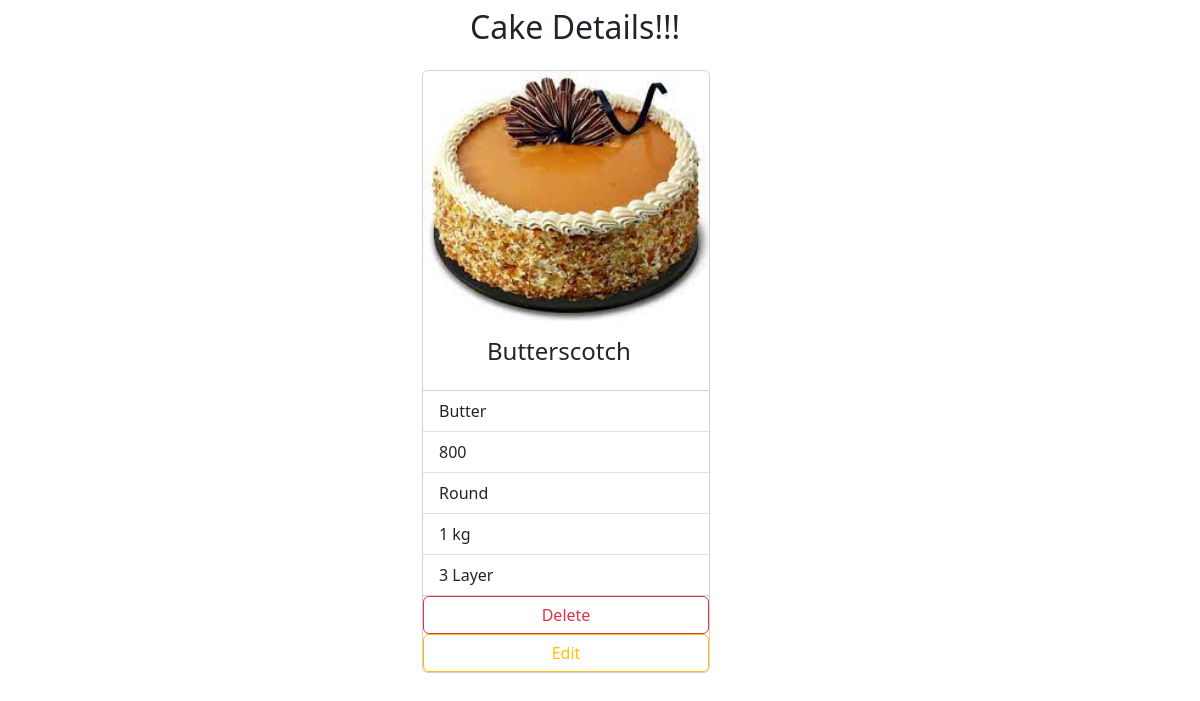
Screenshot of /cake/9 with the database file from the repository.
### myapp/models.py (models this page shows, shortened)
class Cakes(models.Model):
    name=models.CharField(max_length=250)
    flavour=models.CharField(max_length=250)
    price=models.PositiveIntegerField()
    shape=models.CharField(max_length=250)
    weight=models.CharField(max_length=250)
    layer=models.CharField(max_length=250)
    description=models.CharField(max_length=250,default="null")
    pic=models.ImageField(upload_to="images",null=True,blank=True)

### myapp/views.py (the view)
# urls.py: path('cake/<int:pk>',views.CakeDetailView.as_view(),name="cake-detail"),
class CakeDetailView(View):
    def get(self,request,*args,**kwargs):
        id=kwargs.get("pk")
        qs=Cakes.objects.get(id=id)
        return render(request,"cake-detail.html",{"cake":qs})

### myapp/templates/cake-detail.html (shortened to what this page needs)
<!DOCTYPE html>
<html lang="en">
<head>
    <link href="https://cdn.jsdelivr.net/npm/bootstrap@5.3.0-alpha1/dist/css/bootstrap.min.css" rel="stylesheet"
>
</head>
<body>
    <div class="container">
      <div class="row">
        <div class="col-4"></div>
        <div class="col-4">
          <h1 class="fs-2 ms-5 mt-2">Cake Details!!!</h1>
          <div class="card mt-4" style="width: 18rem;">
            <img src="{{cake.pic.url}}" class="card-img-top " alt="" width="100%" height="250px">
            <div class="card-body">
              <h5 class="card-title fs-4 ms-5">{{cake.name}}</h5>
            </div>
            <ul class="list-group list-group-flush">
              <li class="list-group-item">{{cake.flavour}}</li>
              <li class="list-group-item">{{cake.price}}</li>
              <li class="list-group-item">{{cake.shape}}</li>
              <li class="list-group-item">{{cake.weight}}</li>
              <li class="list-group-item">{{cake.layer}}</li>
      </ul>
      <a href="{%url 'cake-delete' cake.id%}"  class="btn btn-outline-danger">Delete</a>
      <a href="{%url 'cake-edit' cake.id%}"   class="btn btn-outline-warning">Edit</a>
          </div>
        </div>
        <div class="col-4"></div>
      </div>
    </div>
</body>
</html>

### rows the page displays
Cakes: pic (picture), name "Butterscotch", flavour "Butter", price "800", shape "Round", weight "1 kg", layer "3 Layer"
